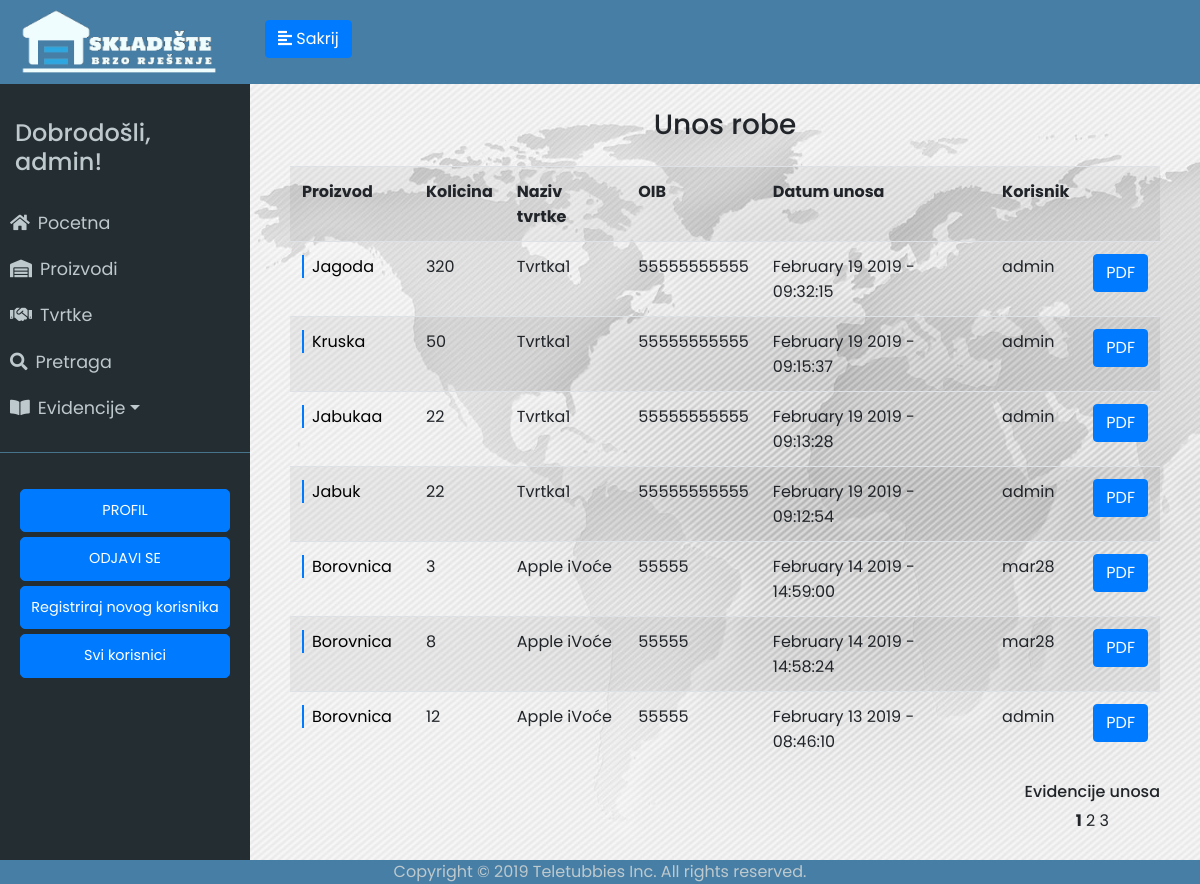
Screenshot of /evidencija_unosa/1 (signed in) with the database file from the repository.
### app/models.py (models this page shows, shortened)
class User(UserMixin, db.Model):
	id = db.Column(db.Integer, primary_key=True)
	username = db.Column(db.String(64), index=True, unique=True)
	email = db.Column(db.String(120), index=True, unique=True)
	password_hash = db.Column(db.String(128))
	last_seen = db.Column(db.DateTime, default=datetime.utcnow)
	evidencija = db.relationship('Evidencija', backref='user', lazy='dynamic')

class Evidencija(db.Model):
	id = db.Column(db.Integer, primary_key=True)
	proizvod_id = db.Column(db.Integer, db.ForeignKey('proizvod.id'))
	tvrtka_id = db.Column(db.Integer, db.ForeignKey('tvrtka.id'))
	promijenjena_kolicina = db.Column(db.Integer)
	trenutna_kolicina = db.Column(db.Integer)
	datum_unosa = db.Column(db.DateTime, default=datetime.utcnow)
	vrsta_unosa = db.Column(db.String(64))
	user_id = db.Column(db.Integer, db.ForeignKey('user.id'))

class Proizvod(db.Model):
	__searchable__ = ['name']
	id = db.Column(db.Integer, primary_key=True)
	name = db.Column(db.String(64))
	kolicina = db.Column(db.Integer)
	zemlja_podrijetla = db.Column(db.String(64))
	opis_proizvoda = db.Column(db.String(300))
	datum_unosa = db.Column(db.DateTime, default=datetime.utcnow)
	evidencija = db.relationship('Evidencija', backref='proizvod', lazy='dynamic')

class Tvrtka(db.Model):
	__searchable__ = ['name']
	id = db.Column(db.Integer, primary_key=True)
	name = db.Column(db.String(64))
	oib = db.Column(db.Integer, unique=True)
	grad = db.Column(db.String(64))
	p_broj = db.Column(db.Integer)
	drzava = db.Column(db.String(64))
	evidencija = db.relationship('Evidencija', backref='tvrtka', lazy='dynamic')

### app/routes.py (the view)
@app.route('/evidencija_unosa/<int:page_num>')
@login_required
def evidencija_unosa(page_num):
	evidencija = Evidencija.query.filter_by(vrsta_unosa='unos').order_by(Evidencija.datum_unosa.desc()).paginate(per_page=7, page=page_num, error_out=True)
	return render_template('evidencija_unosa.html', title='Evidencija unosa', evidencija=evidencija)

### app/models.py (called while the page is built)
@login.user_loader
def load_user(id):
	return User.query.get(int(id))

### app/routes.py (called while the page is built)
@app.before_request
def before_request():
	if current_user.is_authenticated:
		current_user.last_seen = datetime.utcnow()
		db.session.commit()

### app/templates/evidencija_unosa.html (shortened to what this page needs)
{% extends "base.html" %}
{% block content %}
<div class="stanje-s">
    <h3 class="mb-4">Unos robe</h3>
<table class="table table-striped">
	<tr>
        <th>Proizvod</th>
        <th>Kolicina</th>
        <th>Naziv tvrtke</th>
        <th>OIB</th>
        <th>Datum unosa</th>
        <th>Korisnik</th>
        <th></th>
    </tr>
    {% for e in evidencija.items %}
    <tr>
    	<td><a href="/proizvod/{{e.proizvod.name}}" class="dekoracija">{{ e.proizvod.name }}</a></td>
    	<td>{{ e.promijenjena_kolicina }}</td>
    	<td>{{ e.tvrtka.name }}</td>
    	<td>{{ e.tvrtka.oib }}</td>
    	<td>{{ e.datum_unosa.strftime('%B %d %Y - %H:%M:%S') }}</td>
        <td>{{ e.user.username }}</td>
        <td><button class="btn btn-primary"><a href="../evidencija/{{e.id}}">PDF</a></button></td>
    </tr>
    {% endfor %}
</table>
<div class="d-flex justify-content-between">
        <div>
            <h6>Evidencije unosa</h6>
            {% for page in evidencija.iter_pages(left_edge=3, right_edge=3, left_current=3, right_current=3) %}
                {% if page %}
                    {% if page != evidencija.page %}
                        <a href="{{ url_for('evidencija_unosa', page_num=page) }}">{{ page }}</a>
                    {% else %}
                        <strong>{{ page }}</strong>
                    {% endif %}
                {% else %}
                    <span class=ellipsis>…</span>
                {% endif %}
            {% endfor %}
        </div>
    </div>
</div>
{% endblock %}

### app/templates/base.html (shortened to what this page needs)
<html>
<head>
	<link rel="stylesheet" href="https://stackpath.bootstrapcdn.com/bootstrap/4.2.1/css/bootstrap.min.css" integrisha384-GJzZqFGwb1QTTN6wy59ffF1BuGJpLSa9DkKMp0DgiMDm4iYMj70gZWKYbI706tWS">
	<link href="../static/style.css" type="text/css" rel="stylesheet">
	<link rel="stylesheet" href="https://use.fontawesome.com/releases/v5.7.1/css/all.css">
</head>
<body>
	<div class="wrapper">
	<nav id="sidebar">
		<div class="sidebar-header ">
			<img src="../static/logo5.png" style="width: 200px; height: auto;">
		</div>
		<ul class="list-unstyled components" id="navigation">
			<h4>Dobrodošli, {{ current_user.username }}!</h4>
			<li class="{% block index %}{% endblock %}">
				<a href="{{ url_for('index') }}"><i class="fas fa-home mr-2"></i>Pocetna</a>
			</li>
			<li class="{% block stanje_skladista %}{% endblock %}">
				<a href="{{ url_for('stanje_skladista1') }}"><i class="fas fa-warehouse mr-2"></i>Proizvodi</a>
			</li>
			<li class="{% block dobavljaci %}{% endblock %}">
				<a href="{{ url_for('tvrtke1') }}"><i class="fas fa-handshake mr-2"></i>Tvrtke</a>
			</li>
			<li class="{% block pretraga %}{% endblock %}">
                <a href="{{ url_for('search1') }}"><i class="fas fa-search mr-2"></i>Pretraga</a>
            </li>
			<li>
				<a href="#pageSubmenu" data-toggle="collapse" aria-expanded="false" class="dropdown-toggle"><i class="fas fa-book-open mr-2"></i>Evidencije</a>
			</li>
		</ul>
		<ul class="list-unstyled CTAs">
                <li>
                    <a href="{{ url_for('user', username=current_user.username) }}" class="btn btn-primary hover-plava">PROFIL</a>
                </li>
                <li>
                    <a href="{{ url_for('logout') }}" class="btn btn-primary hover-plava">ODJAVI SE</a>
                </li>
                {%  if current_user.username == "admin"%}
                    <li>
                        <a href="{{ url_for('register') }}" class="btn btn-primary hover-plava">Registriraj novog korisnika</a>
                    </li>
                    <li>
                        <a href="{{ url_for('svi_korisnici1') }}" class="btn btn-primary hover-plava">Svi korisnici</a>
                    </li>
                {% endif %}
            </ul>
	</nav>
		<div class="tijelo">
	        <div class="plava-pozadina">
	            <button type="button" id="sidebarCollapse" class="btn btn-primary">
	                <i class="fas fa-align-left"></i>
	                <span class="sakrij-tipku"></span>
	            </button> <br>
	    	</div>
			<div class="plavo">
			{% block content %}
			{% endblock %}
			</div>
		</div>
<footer>Copyright © 2019 Teletubbies Inc. All rights reserved.</footer>
</body>
</html>

### app/static/style.css (style rules this page uses)
body { font-family: 'Poppins', sans-serif; background: #fafafa; }
h4 { padding: 15px; }
.wrapper { display: flex; width: 100%; align-items: stretch; }
a, a:hover, a:focus { color: inherit; text-decoration: none; transition: all 0.3s; }
#sidebar { min-width: 250px; max-width: 250px; min-height: 100vh; background: #242d32; color: #bec9cd; transition: all 0.3s; }
#sidebarCollapse { margin-top: 20px; margin-left: 15px; }
#sidebar .sidebar-header { padding: 7.5px 20px; background: #477ea5; color: #f0fdfe; }
#sidebar ul.components { padding: 20px 0; border-bottom: 1px solid #47748b; }
#sidebar ul li a { padding: 10px; font-size: 1.1em; display: block; }
ul.CTAs { padding: 20px; }
ul.CTAs a { text-align: center; font-size: 0.9em !important; display: block; border-radius: 5px; margin-bottom: 5px; }
.tijelo { display: inline-block; width: 100%; }
.plavo { display: inline-block; width: 100%; text-align: center; }
.plava-pozadina { background-color: #477ea5; display: inline-block; width: 100%; height: 84px; }
.stanje-s { padding-top: 3vh; padding-left: 5vh; padding-right: 5vh; background-image: url('map.jpg'); height: 100vh; }
.sakrij-tipku:before { content: 'Sakrij'; }
footer { position: fixed; left: 0; bottom: 0; width: 100%; background-color: #477ea5; color: #bec9cd; text-align: center; }
.dekoracija { background: linear-gradient( to right, var(--mainColor) 0%, var(--mainColor) 2px, transparent 2px ); background-repeat: repeat-x; background-size: 100%; color: #000; padding-left: 10px; text-decoration: none; padding: 0 10px; }
:root { --mainColor: #007bff; }

### rows the page displays
User: username "admin"
Evidencija: proizvod.name "Jagoda", promijenjena_kolicina "320", tvrtka.name "Tvrtka1", tvrtka.oib "55555555555", datum_unosa "February 19 2019 - 09:32:15", user.username "admin"
Evidencija: proizvod.name "Kruska", promijenjena_kolicina "50", tvrtka.name "Tvrtka1", tvrtka.oib "55555555555", datum_unosa "February 19 2019 - 09:15:37", user.username "admin"
Evidencija: proizvod.name "Jabukaa", promijenjena_kolicina "22", tvrtka.name "Tvrtka1", tvrtka.oib "55555555555", datum_unosa "February 19 2019 - 09:13:28", user.username "admin"
Evidencija: proizvod.name "Jabuk", promijenjena_kolicina "22", tvrtka.name "Tvrtka1", tvrtka.oib "55555555555", datum_unosa "February 19 2019 - 09:12:54", user.username "admin"
Evidencija: proizvod.name "Borovnica", promijenjena_kolicina "3", tvrtka.name "Apple iVoće", tvrtka.oib "55555", datum_unosa "February 14 2019 - 14:59:00", user.username "mar28"
Evidencija: proizvod.name "Borovnica", promijenjena_kolicina "8", tvrtka.name "Apple iVoće", tvrtka.oib "55555", datum_unosa "February 14 2019 - 14:58:24", user.username "mar28"
Evidencija: proizvod.name "Borovnica", promijenjena_kolicina "12", tvrtka.name "Apple iVoće", tvrtka.oib "55555", datum_unosa "February 13 2019 - 08:46:10", user.username "admin"

### other values shown
{{ page }} "1"
{{ page }} "2" "3"
